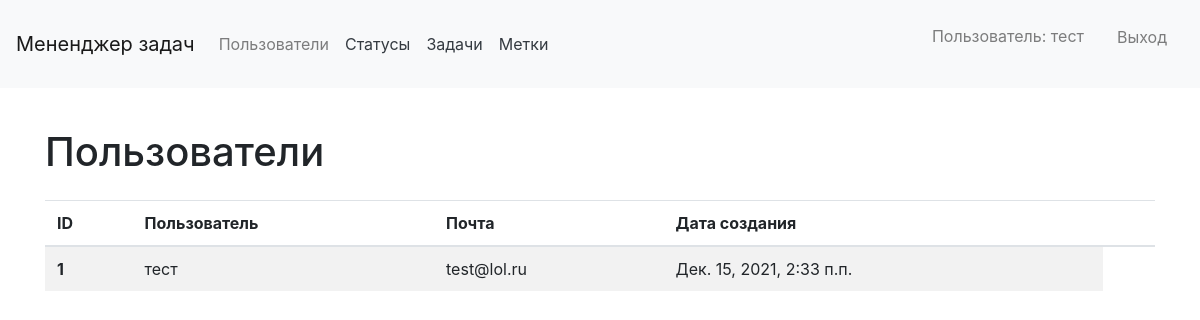
Page /users/ (signed in) on the committed database.
### main_page/models.py (models this page shows)
class CustomUser(AbstractUser):
    def __str__(self):
        return self.username

### main_page/views.py (the view)
# urls.py: path('users/', UsersListView.as_view(), name='users_page'),
class UsersListView(ListView):
    model = User
    template_name = 'users_list.html'
    context_object_name = 'users_list'
    def get_queryset(self):
        return User.objects.all()

### templates/users_list.html (shortened to what this page needs)
{% extends 'main_template.html' %}
{% load i18n %}
{% block title %}
    <head>
    </head>
{% endblock %}
{% block content %}
    <div class="container wrapper flex-grow-1">
      <h1 class="my-4">
        {% trans "Пользователи" %}
      </h1>
        <table class="table table-striped">
        <thead>
            <tr>
            <th>ID</th>
            <th>{% trans "Пользователь" %}</th>
            <th>{% trans "Почта" %}</th>
            <th>{% trans "Дата создания" %}</th>
            <th></th>
            </tr>
        </thead>
        <tbody>
        {% if users_list %}
            {% for user in users_list %}
                <tr>
                <th>{{ user.pk }}</th>
                <td>{{ user.username }}</td>
                <td>{{ user.email }}</td>
                <td>{{ user.date_joined }}</td>
                </tr>
            {% endfor %}
        {% else %}
            <p>{% trans "Список пользователей пустой" %}</p>
        {% endif %}
        </tbody>
        </table>
    </div>
{% endblock %}

### templates/main_template.html (shortened to what this page needs)
{% load static %}
    {% load bootstrap4 %}
    {% bootstrap_css %}
{% load i18n %}
{% block title %}
{% endblock %}
<body class="d-flex flex-column min-vh-100">
    <nav class="navbar navbar-expand-lg navbar-light bg-light mb-3">
      <a class="navbar-brand" href="{% url 'home' %}"}>{% trans "Мененджер задач" %}</a>
      <div class="collapse navbar-collapse" id="navbarToggleExternalContent">
        <ul class="navbar-nav mr-auto">
          <li class="nav-item">
            <a class="nav-link" href="{% url 'users_page' %}">{% trans "Пользователи" %}</a>
          </li>
            {% if request.user.is_authenticated %}
                <a class="p-2 text-dark" href="{% url 'statuses' %}">{% trans 'Статусы' %}</a>
                <a class="p-2 text-dark" href="{% url 'tasks' %}">{% trans 'Задачи' %}</a>
                <a class="p-2 text-dark" href="#">{% trans 'Метки' %}</a>
            {% endif %}
        </ul>
        <ul class="navbar-nav">
                {% if request.user.is_authenticated %}
                <li class="nav-link">
                    <p class="nav-link">{% trans 'Пользователь' %}: {{ user.get_username }}</p>
                </li>
                <li class="btn nav-link">
                    <a class="nav-link" href="{% url 'logout' %}">{% trans 'Выход' %}</a>
                </li>
                {% endif %}
        </ul>
      </div>
    </nav>
{% block content %}
{% endblock %}
</body></html>

### rows in the picture
CustomUser: get_username "тест", pk "1", username "тест", email "test@lol.ru", date_joined "Дек. 15, 2021, 2:33 п.п."
